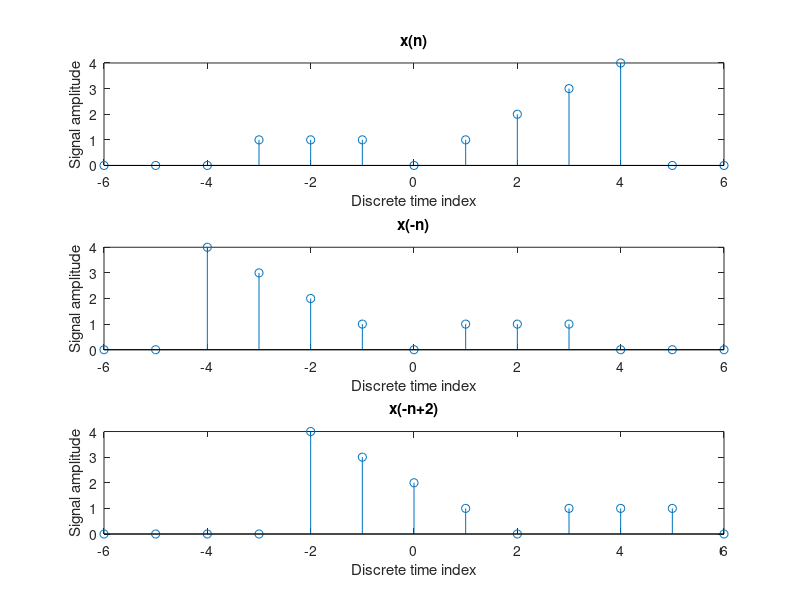
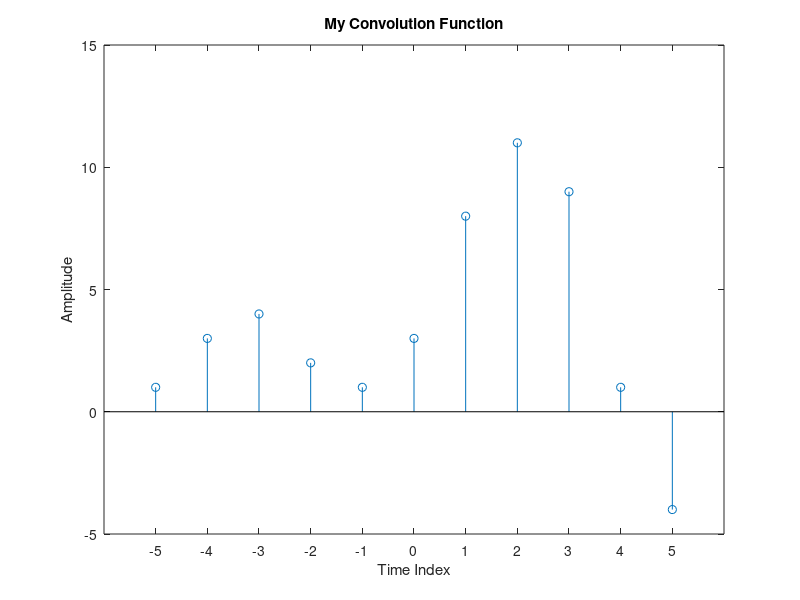
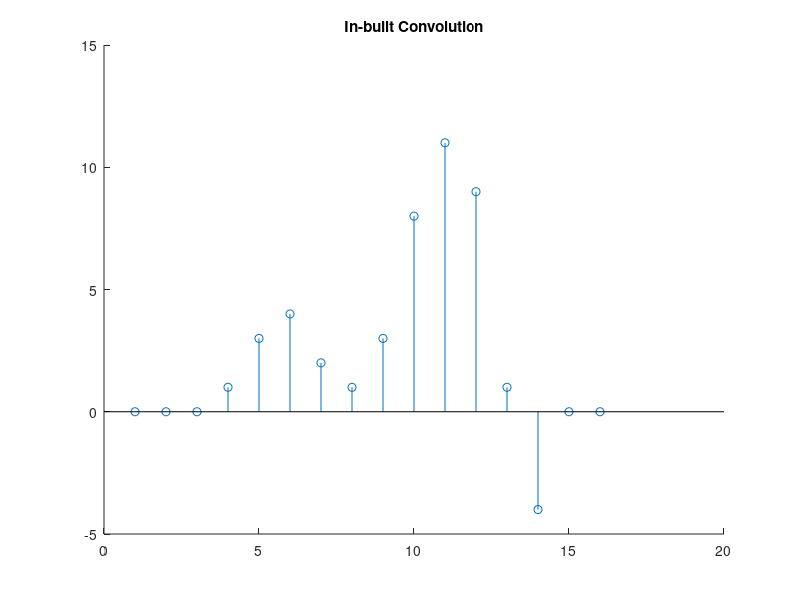

Recreate these plots in MATLAB, in order.
x = [0 0 0 1 1 1 0 1 2 3 4 0 0];
h = [1 2 1 -1];
index = -6:1:6;
xneg = x(end:-1:1);
xnegtwo = zeros(1, 13);

for i=1:4
    xnegtwo(i)=0;
end

for i=5:13
    xnegtwo(i)=xneg(i-2);
end

figure
subplot(3, 1, 1)
stem(index, x);
title('x(n)');
xlabel('Discrete time index');
ylabel('Signal amplitude');
subplot(312)
stem(index, xneg);
title('x(-n)');
xlabel('Discrete time index');
ylabel('Signal amplitude');
subplot(313)
stem(index, xnegtwo);
title('x(-n+2)');
xlabel('Discrete time index');
ylabel('Signal amplitude');

temp=conv(x, h)

x = [x 0];

h = fliplr(h);                              

convolution = [];
sum=0;
for i=1:11
   sum=0;
   sum = h(1)*x(i) + h(2)*x(i+1) + h(3)*x(i+2) + h(4)*x(i+3);
   convolution = [convolution sum];
end

convolution

figure
stem(-5:1:5, convolution);
title('My Convolution Function');
xlabel('Time Index');
ylabel('Amplitude');
set(gca, 'XTickLabel', -5:1:5)
set(gca, 'XTick', -5:1:5)
figure
hold on;
title('In-built Convolution');
stem(temp)
